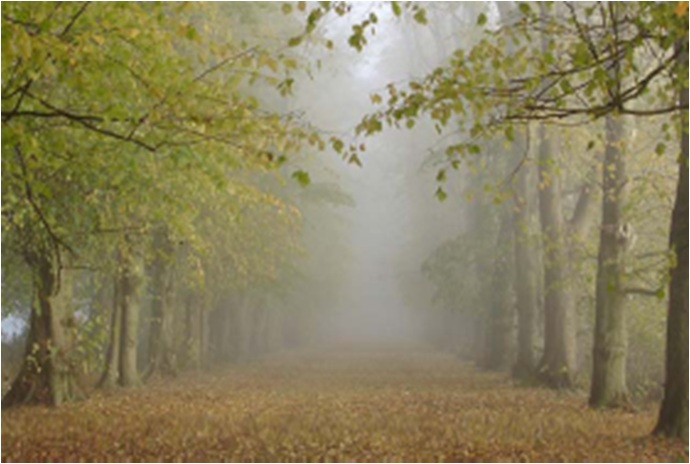
%> input picture Project_4_haze removal/Dataset/trees.jpg, 690 x 464 px
$ octave hazeNew.m   (GNU Octave 9; MATLAB toolbox functions it lacks are replaced by stand-ins)
%> lines starting %> are read from the running program, lines starting %| are printed output that depends on the picture
### Project_4_haze removal/readIm.m
function im = readIm(image, ext)
%> called with image = 'trees', ext = '.jpg'
cd 'Dataset'
im = imread(strcat(image, ext));
%> im is the input picture: size 464x690x3 uint8; mean R, G, B 137.6, 128.8, 93.9
cd ..

% normalize
%im=imresize(im,.5);
im = double(im);
%> im: size 464x690x3 double
im = im./255;

### Project_4_haze removal/darkChannel.m
function JDark = darkChannel(im2)

[height, width, ~] = size(im2);

patchSize = 15; %the patch size is set to be 15 x 15
padSize = 7; % half the patch size to pad the image with for the array to
%work (be centered at 1,1 as well as at height,1 and 1,width and height,width etc)

JDark = zeros(height, width); % the dark channel
imJ = padarray(im2, [padSize padSize], Inf); % the new image
% imagesc(imJ); colormap gray; axis off image

for j = 1:height
    for i = 1:width
        % the patch has top left corner at (jj, ii)
        patch = imJ(j:(j+patchSize-1), i:(i+patchSize-1),:);
        % the dark channel for a patch is the minimum value for all
        % channels for that patch
        JDark(j,i) = min(patch(:));
     end
end

### Project_4_haze removal/atmLight.m
function A = atmLight(im, JDark)

% the color of the atmospheric light is very close to the color of the sky
% so just pick the first few pixels that are closest to 1 in JDark
% and take the average

% pick top 0.1% brightest pixels in the dark channel

% get the image size
[height, width, ~] = size(im);
imsize = width * height;

numpx = floor(imsize/1000); % accomodate for small images
JDarkVec = reshape(JDark,imsize,1); % a vector of pixels in JDark
ImVec = reshape(im,imsize,3);  % a vector of pixels in my image

[JDarkVec, indices] = sort(JDarkVec); %sort
indices = indices(imsize-numpx+1:end); % need the last few pixels because those are closest to 1

atmSum = zeros(1,3);
for ind = 1:numpx
    atmSum = atmSum + ImVec(indices(ind),:);
end

A = atmSum / numpx;

### Project_4_haze removal/transmissionEstimate.m
function transmission = transmissionEstimate(im, A)

omega = 0.95; % the amount of haze we're keeping

im3 = zeros(size(im));
for ind = 1:3
    im3(:,:,ind) = im(:,:,ind)./A(ind);
end

% imagesc(im3./(max(max(max(im3))))); colormap gray; axis off image

transmission = 1-omega*darkChannel(im3);

### Project_4_haze removal/getRadiance.m
function J = getRadiance(A,im,tMat)
t0 = 0.1;
J = zeros(size(im));
for ind = 1:3
   J(:,:,ind) = A(ind) + (im(:,:,ind) - A(ind))./max(tMat,t0);
end

J = J./(max(max(max(J))));

### Project_4_haze removal/hazeNew.m
%%

cd('/Users/Derek/Documents/School/Washington University/Classes/CSE559A (Computer Vision)/Project Final Dehaze');

imageRGB = imresize(readIm('trees', '.jpg'), 0.1);
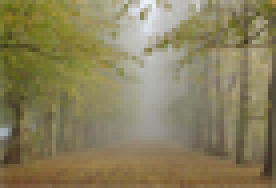
%> imageRGB: size 47x69x3 double (shown 4 times larger); mean R, G, B 0.538, 0.504, 0.366

dark = darkChannel(imageRGB);
%> in darkChannel, `imJ = padarray(im2, [padSize padSize], Inf);`: imJ: size 61x83x3 double; 35.95% of the values are NaN or infinite; the others: min 0.0643, max 0.974, mean 0.469
%> after the loop in darkChannel, `for j = 1:height`:
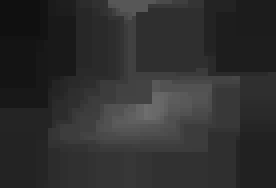
%> JDark: size 47x69 double (shown 4 times larger); min 0.0643, max 0.433, mean 0.184

atmospheric = atmLight(imageRGB, dark);
%> in atmLight, `JDarkVec = reshape(JDark,imsize,1);`: JDarkVec = 3243 values, max 0.433 at index 1719, min 0.0643 at index 1, mean 0.184
%> in atmLight, `[JDarkVec, indices] = sort(JDarkVec);`: JDarkVec = 3243 values from 0.0643 to 0.433; indices = 3243 values, max 3243 at index 825, min 1 at index 1, mean 1622
%> in atmLight, `indices = indices(imsize-numpx+1:end);`: indices = [1719; 1720; 1721]
%> the loop in atmLight, `for ind = 1:numpx` made 3 passes
%> atmSum on passes 1 to 3: [0.668 0.658 0.632], [1.33 1.3 1.25], [1.97 1.94 1.86]
%> in atmLight, `A = atmSum / numpx;`: A = [0.658 0.647 0.622]
%> atmospheric = [0.658 0.647 0.622]

transmission = transmissionEstimate(imageRGB, atmospheric);
%> in darkChannel (call 2), `imJ = padarray(im2, [padSize padSize], Inf);`: imJ: size 61x83x3 double; 35.95% of the values are NaN or infinite; the others: min 0.103, max 1.57, mean 0.728
%> after the loop in darkChannel (call 2), `for j = 1:height`:
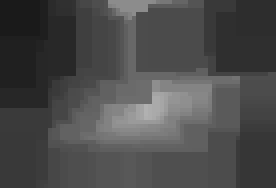
%> JDark: size 47x69 double (shown 4 times larger); min 0.103, max 0.697, mean 0.295
%> in transmissionEstimate, `transmission = 1-omega*darkChannel(im3);`:
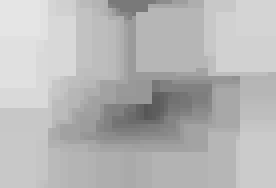
%> transmission: size 47x69 double (shown 4 times larger); min 0.338, max 0.902, mean 0.719

%%

epsilon = 10^-4;
lambda  = 10^-4;

windowSize      = [3 3];
numWindowPixels = windowSize(1) * windowSize(2);

imageSize          = size(imageRGB);
%> imageSize = [47 69 3]
numImagePixels     = imageSize(1) * imageSize(2);
%> numImagePixels = 3243
numImageDimensions = imageSize(3);
%> numImageDimensions = 3

mattingLaplacian = sparse(numImagePixels, numImagePixels);
for imageRow = 2:imageSize(1)-1
    for imageCol = 2:imageSize(2)-1
        windowIndices = [imageRow-1 imageCol-1 imageRow+1 imageCol+1];

        window     = imageRGB(windowIndices(1):windowIndices(3), windowIndices(2):windowIndices(4), :);
        windowFlat = reshape(window, numWindowPixels, numImageDimensions);

        windowMean       = transpose(mean(windowFlat));
        windowCovariance = cov(windowFlat);

        windowInvNumPixels          = 1 / numWindowPixels;
        windowInvCovarianceIdentity = windowCovariance + (epsilon / numWindowPixels) * speye(numImageDimensions);

        for firstRow = windowIndices(1):windowIndices(3)
            for firstCol = windowIndices(2):windowIndices(4)
                mattingLaplacianRow = ((firstRow - 1) * imageSize(2)) + firstCol;

                for secondRow = windowIndices(1):windowIndices(3)
                    %if secondRow < firstRow
                    %    continue
                    %end

                    for secondCol = windowIndices(2):windowIndices(4)
                        %if secondCol < firstCol
                        %    continue
                        %end

                        mattingLaplacianCol = ((secondRow - 1) * imageSize(2)) + secondCol;

                        if (mattingLaplacianRow == mattingLaplacianCol)
                            kroneckerDelta = 1;
                        else
                            kroneckerDelta = 0;
                        end

                        rowPixelVariance = reshape(imageRGB(firstRow,  firstCol,  :), numImageDimensions, 1) - windowMean;
                        colPixelVariance = reshape(imageRGB(secondRow, secondCol, :), numImageDimensions, 1) - windowMean;

                        mattingLaplacian(mattingLaplacianRow, mattingLaplacianCol) = mattingLaplacian(mattingLaplacianRow, mattingLaplacianCol) + (kroneckerDelta - windowInvNumPixels * (1 + transpose(rowPixelVariance) / windowInvCovarianceIdentity * colPixelVariance));
                        %if kroneckerDelta == 0
                        %    mattingLaplacian(mattingLaplacianCol, mattingLaplacianRow) = mattingLaplacian(mattingLaplacianCol, mattingLaplacianRow) + (kroneckerDelta - windowInvNumPixels * (1 + transpose(colPixelVariance) / windowInvCovarianceIdentity * rowPixelVariance));
                        %end
                    end
                end
            end
        end
    end
end
%> after the loop, kroneckerDelta = 1

%%

transmissionFlat = reshape(transpose(transmission), numImagePixels, 1);
%> transmissionFlat = 3243 values, max 0.902 at index 1, min 0.338 at index 1831, mean 0.719

refinedTransmissionFlat = (mattingLaplacian + (lambda * speye(numImagePixels))) \ (lambda * transmissionFlat);
%> refinedTransmissionFlat = 3243 values, max 0.722 at index 1, min 0.718 at index 2042, mean 0.719

refinedTransmission = transpose(reshape(refinedTransmissionFlat, imageSize(2), imageSize(1)));

colormap gray;
subplot(1, 3, 1);
imshow(imageRGB);
subplot(1, 3, 2);
imagesc(transmission);
subplot(1, 3, 3);
imagesc(refinedTransmission);

%%

dehazedImageRGB        = getRadiance(atmospheric, imageRGB, transmission);
%> after the loop in getRadiance, `for ind = 1:3`:
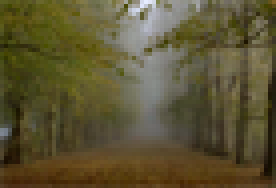
%> J: size 47x69x3 double (shown 4 times larger); mean R, G, B 0.497, 0.453, 0.279; drawn with min black and max white
refinedDehazedImageRGB = getRadiance(atmospheric, imageRGB, refinedTransmission);

colormap gray;
subplot(1, 3, 1);
imshow(imageRGB);
subplot(1, 3, 2);
imshow(dehazedImageRGB);
subplot(1, 3, 3);
imshow(refinedDehazedImageRGB);
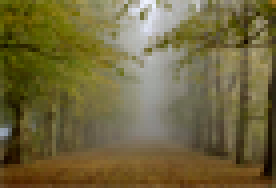
%> displayed picture: size 47x69x3, on the screen's scale of 0 to 255 (shown 4 times larger); mean R, G, B 112.8, 102.7, 61.8
